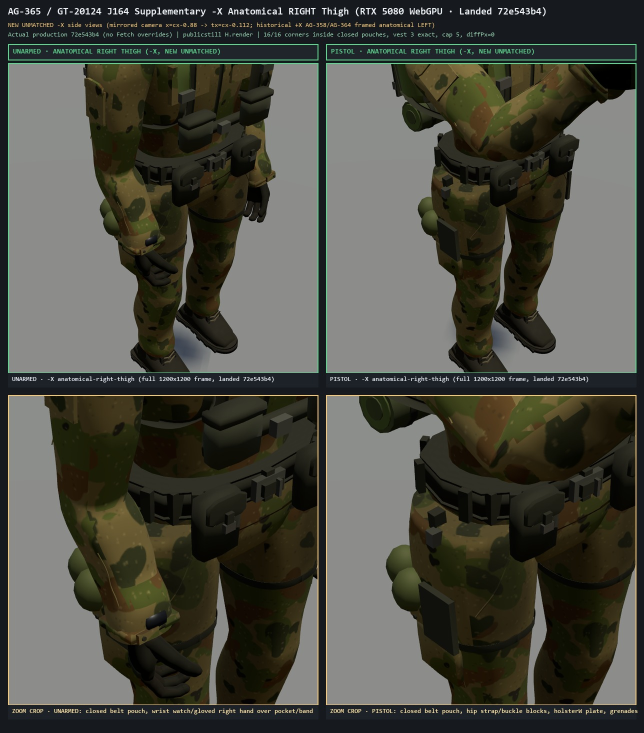
#> input picture qa/2026-11-18-AG-365/sheet-anatomical-right-thigh.jpg, 1288 x 1466 px, given in place of unarmed-anatomical-right-thigh.png, which was not available (shown at 1/2 size)
$ python build_sheet.py
#> lines starting #> are read from the running program, lines starting #| are printed output that depends on the picture
from pathlib import Path
from PIL import Image, ImageDraw, ImageFont

ROOT = Path(r"C:\Users\Zero\Desktop\Tiny Trek")
QA_DIR = ROOT / "qa" / "2026-11-18-AG-365"
LANDED_DIR = QA_DIR / "captures" / "landed"


def get_font(size, bold=False):
#> called with size = 20, bold = True
    for p in [
        r"C:\Windows\Fonts\consolab.ttf" if bold else r"C:\Windows\Fonts\consola.ttf",
        r"C:\Windows\Fonts\arialbd.ttf" if bold else r"C:\Windows\Fonts\arial.ttf",
    ]:
        if Path(p).exists():
            return ImageFont.truetype(p, size)
    return ImageFont.load_default()


F_TITLE = get_font(20, bold=True)
F_SUB = get_font(13, bold=False)
F_HDR = get_font(14, bold=True)
F_CELL = get_font(13, bold=True)

CELL = 620
PAD = 16
TOP_H = 88
HDR_H = 38
LBL_H = 28

W = PAD * 2 + 2 * CELL + PAD
H = TOP_H + HDR_H + 2 * (CELL + LBL_H + PAD) + 12

canvas = Image.new("RGB", (W, H), (22, 26, 31))
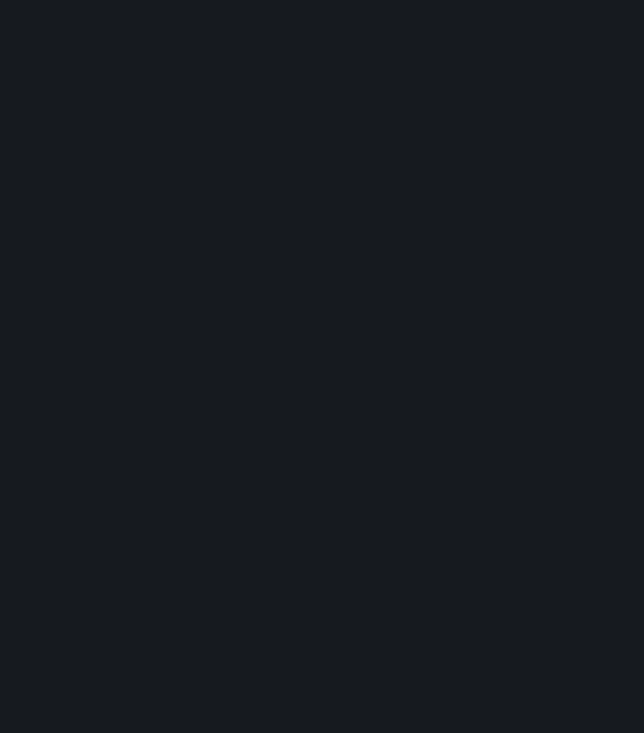
#> canvas: PIL image 1288x1466 RGB (shown at 1/2 size); mean R, G, B 22, 26, 31
draw = ImageDraw.Draw(canvas)

draw.text(
    (PAD, 14),
    "AG-365 / GT-20124 J164 Supplementary -X Anatomical RIGHT Thigh (RTX 5080 WebGPU · Landed 72e543b4)",
    fill=(235, 240, 245),
    font=F_TITLE,
)
draw.text(
    (PAD, 44),
    "NEW UNMATCHED -X side views (mirrored camera x=cx-0.88 -> tx=cx-0.112; historical +X AG-358/AG-364 framed anatomical LEFT)",
    fill=(245, 200, 120),
    font=F_SUB,
)
draw.text(
    (PAD, 63),
    "Actual production 72e543b4 (no Fetch overrides) | publicstill H.render | 16/16 corners inside closed pouches, vest 3 exact, cap 5, diffPx=0",
    fill=(155, 215, 180),
    font=F_SUB,
)

cols = [
    ("unarmed", "UNARMED · ANATOMICAL RIGHT THIGH (-X, NEW UNMATCHED)", (92, 214, 141)),
    ("pistol", "PISTOL · ANATOMICAL RIGHT THIGH (-X, NEW UNMATCHED)", (92, 214, 141)),
]

y = TOP_H
for ci, (pose, title, rgb) in enumerate(cols):
    x = PAD + ci * (CELL + PAD)
    draw.rectangle([x, y, x + CELL, y + HDR_H - 6], fill=(32, 37, 44), outline=rgb, width=2)
    draw.text((x + 10, y + 8), title, fill=rgb, font=F_HDR)

y += HDR_H
# Row 1: full 1200x1200 frames scaled to CELLxCELL
for ci, (pose, _, rgb) in enumerate(cols):
    x = PAD + ci * (CELL + PAD)
    im = Image.open(LANDED_DIR / f"{pose}-anatomical-right-thigh.png").convert("RGB")
#> im is the input picture: PIL image 1288x1466 RGB; mean R, G, B 74.1, 74.2, 65.4
    resized = im.resize((CELL, CELL), Image.Resampling.LANCZOS)
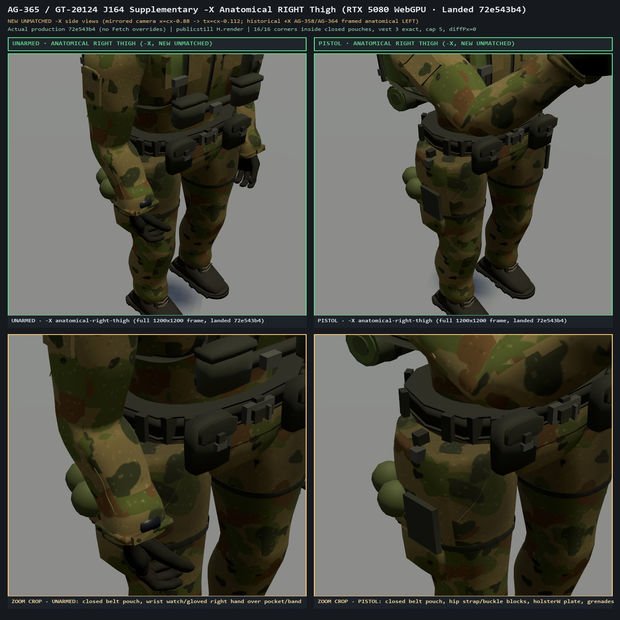
#> resized: PIL image 620x620 RGB; mean R, G, B 74.1, 74.3, 65.4
    canvas.paste(resized, (x, y))
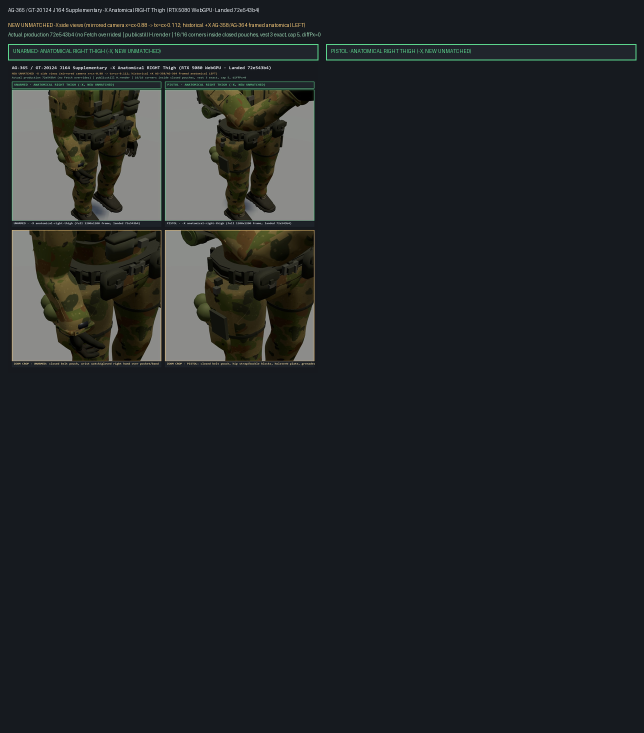
#> canvas: PIL image 1288x1466 RGB (shown at 1/2 size); mean R, G, B 33.4, 37.1, 38.9
    draw.rectangle([x, y, x + CELL, y + CELL], outline=rgb, width=2)
    draw.rectangle([x, y + CELL, x + CELL, y + CELL + LBL_H], fill=(29, 34, 40))
    draw.text(
        (x + 8, y + CELL + 6),
        f"{pose.upper()} · -X anatomical-right-thigh (full 1200x1200 frame, landed 72e543b4)",
        fill=(220, 226, 234),
        font=F_CELL,
    )

y += CELL + LBL_H + PAD
# Row 2: 2x thigh/hip/pouch/hand crop (x=220..920, y=180..880 -> 700x700 -> CELLxCELL)
CROP_BOX = (220, 180, 920, 880)
crop_labels = [
    "ZOOM CROP · UNARMED: closed belt pouch, wrist watch/gloved right hand over pocket/band",
    "ZOOM CROP · PISTOL: closed belt pouch, hip strap/buckle blocks, holsterW plate, grenades",
]
for ci, (pose, _, rgb) in enumerate(cols):
    x = PAD + ci * (CELL + PAD)
    im = Image.open(LANDED_DIR / f"{pose}-anatomical-right-thigh.png").convert("RGB")
    cropped = im.crop(CROP_BOX).resize((CELL, CELL), Image.Resampling.LANCZOS)
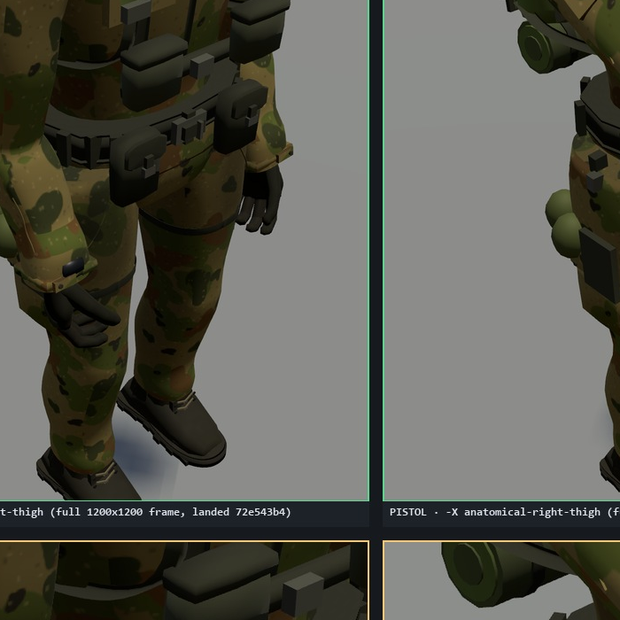
#> cropped: PIL image 620x620 RGB; mean R, G, B 86.5, 86.6, 78.6
    canvas.paste(cropped, (x, y))
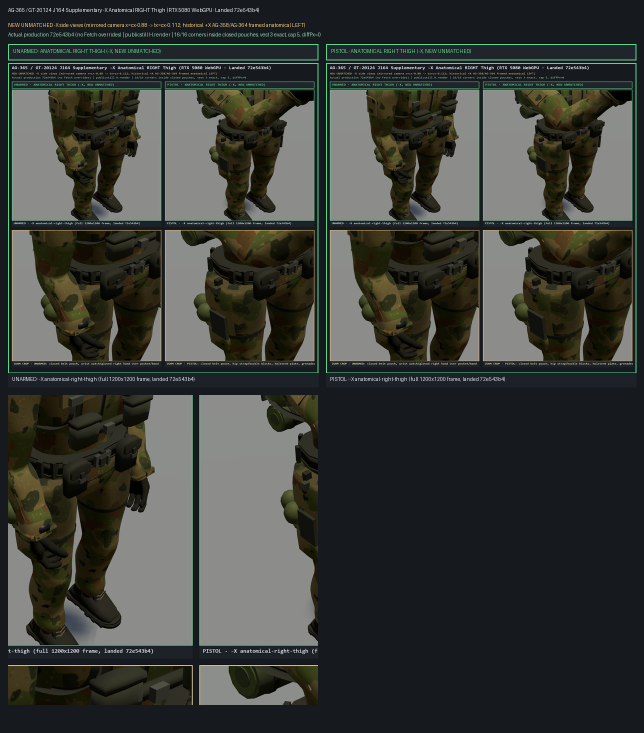
#> canvas: PIL image 1288x1466 RGB (shown at 1/2 size); mean R, G, B 57.8, 60.4, 56.4
    draw.rectangle([x, y, x + CELL, y + CELL], outline=(245, 200, 120), width=2)
    draw.rectangle([x, y + CELL, x + CELL, y + CELL + LBL_H], fill=(29, 34, 40))
    draw.text((x + 8, y + CELL + 6), crop_labels[ci], fill=(245, 220, 160), font=F_CELL)

out_path = QA_DIR / "sheet-anatomical-right-thigh.jpg"
canvas.save(out_path, quality=93)
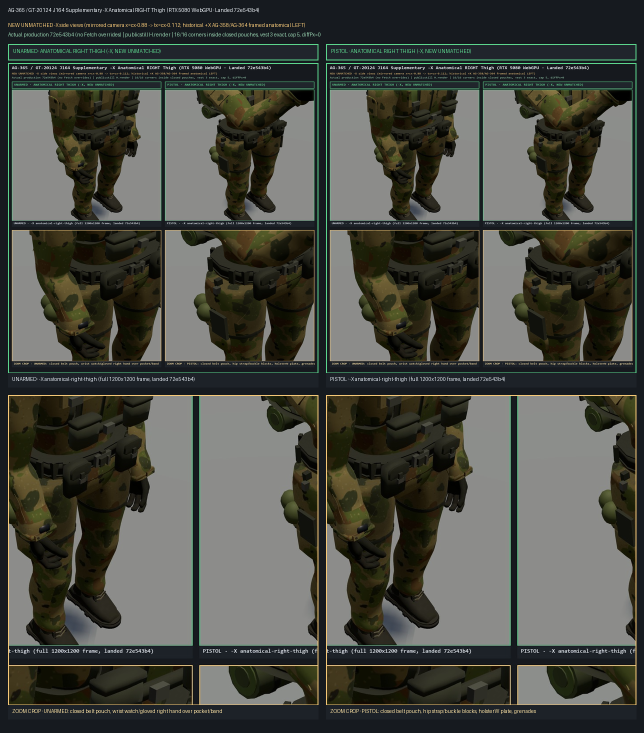
#> saved as sheet-anatomical-right-thigh.jpg: PIL image 1288x1466 RGB (shown at 1/2 size); mean R, G, B 72.1, 73.7, 66.7
print("Saved", out_path, canvas.size)
#| Saved C:\Users\Zero\Desktop\Tiny Trek/qa/2026-11-18-AG-365/sheet-anatomical-right-thigh.jpg (1288, 1466)
